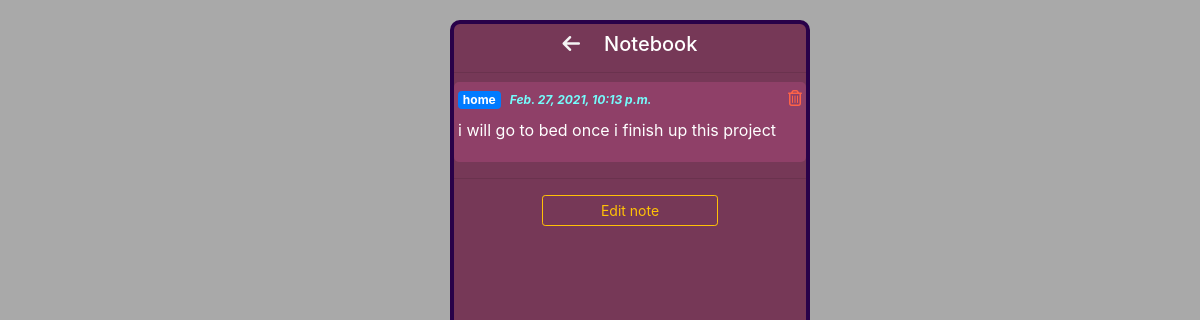
Screenshot of /detail/11 with the database file from the repository.
### note/models.py (models this page shows)
class Note(models.Model):
    note_info = models.TextField(max_length=200, null=True)
    category = models.CharField(choices=CATEGORY, default='ho', max_length=2)
    complete = models.BooleanField(default=False, null=True)
    date_created = models.DateTimeField(auto_now_add=True)
    def label(self):
        if self.category == 'ho':
            label = 'primary'
        elif self.category == 'pe':
            label = 'success'
        else:
            label = 'warning'
        return label
    def __str__(self):
        return self.note_info

### note/views.py (the view)
# urls.py: path('detail/<str:pk>', views.detail, name='detail'),
def detail(request, pk):
    note = Note.objects.get(id=pk)
    form = NoteForm(instance=note)
    if request.method == 'POST':
        form = NoteForm(request.POST, instance=note)
        if form.is_valid:
            form.save()
            return redirect('detail',pk)
    context = {'note':note, 'form': form}
    return render(request, 'note/detail.html', context)

### note/templates/note/detail.html (shortened to what this page needs)
{% extends 'note/base.html'%}
{% block content %}
<div class="container-fluid">
    <div class="container-note pt-2">
        <div class="note-header">
            <h5 class="text-center"><a href="{% url 'index' %}" style="color: whitesmoke;"><i class="fas fa-arrow-left mr-4 ml-0"></i></a>Notebook</h5>
            <hr>
        </div>
        <div class="note">
            <div id="note-container">
                <span class="badge bg-{{note.label}}">{{note.get_category_display}}</span>
                <span class="badge" style="color: rgb(117, 252, 252); font-style: italic;">{{note.date_created}}</span>
                <a href="{% url 'delete' note.id %}" id='del-btn'><i class="far fa-trash-alt"></i></a>
                <p class="mt-2">{{note}}</p>
            </div>
        </div>
        <div class="note-footer">
            <hr>
            <button class="btn btn-outline-warning btn-sm mt-2 center" id="edit-note">Edit note</button>
        </div>
    </div>
</div>
{% endblock %}

### static/css/main.css (style rules this page uses)
body { background-color: darkgray; }
.note-header { position: sticky; height: 50px; margin: 0%; background-color: #763857; top: 0%; }
.container-note { position: fixed; color: white; width: 30%; background-color: #763857; top: 0px; bottom: 0px; border-radius: 10px; border: 4px solid #290149; margin-left: 35%; margin-right: 35%; margin-top: 20px; margin-bottom: 20px; z-index: 9997; overflow-y: auto; }
.note-footer { position: sticky; height: 50px; margin: 0%; background-color: #763857; bottom: 0%; }
.note { background-color: #8f4068; padding: 4px; border-radius: 5px; }
.center { display: block; margin-left: auto; margin-right: auto; width: 50%; }
#del-btn { float: right; color: tomato; }

### rows the page displays
Note: category "home", date_created "Feb. 27, 2021, 10:13 p.m.", note_info "i will go to bed once i finish up this project"
